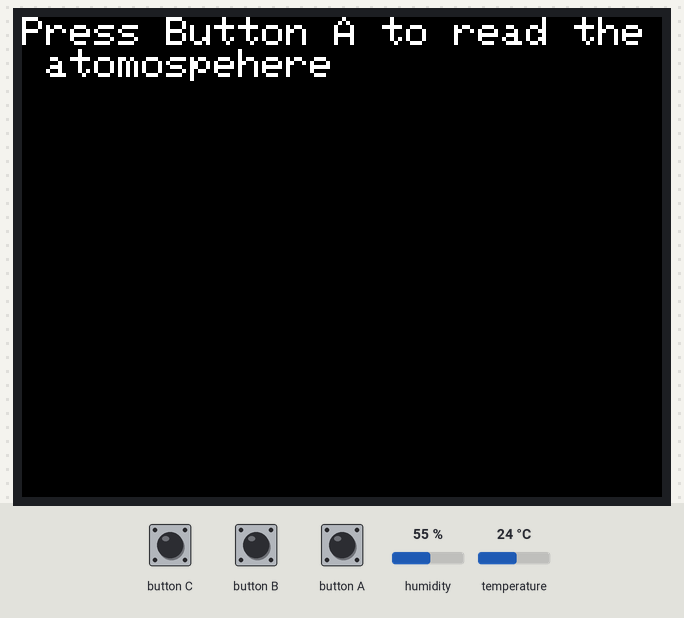
The sketch below on a simulated ESP32. Shown: 320×240 colour display. Inputs (shaded band) come from the test bench; at power-on: humidity 55 %, temperature 24 °C.

Above: at 1.3 s.
1.4 s: button A pressed for 0.15 s
At 2.4 s:
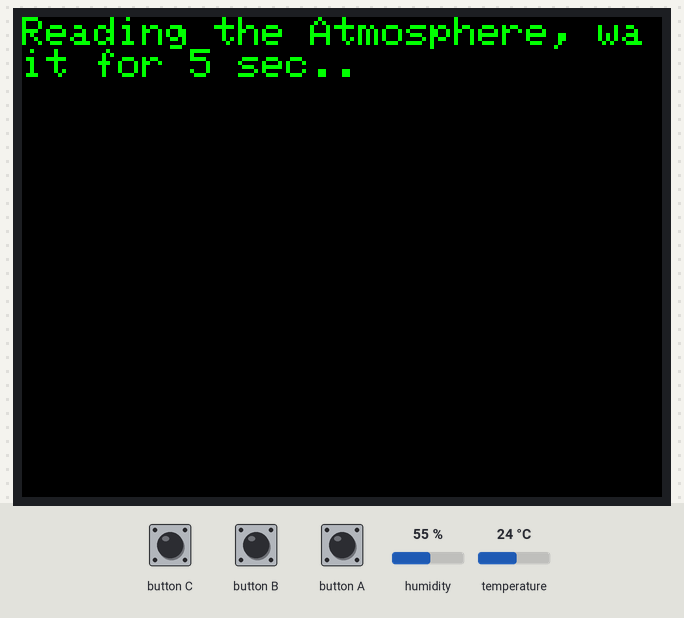
4.5 s: button A pressed for 3.2 s
9.2 s: humidity set to 22 %
12.2 s: temperature set to 12 °C
At 13.3 s:
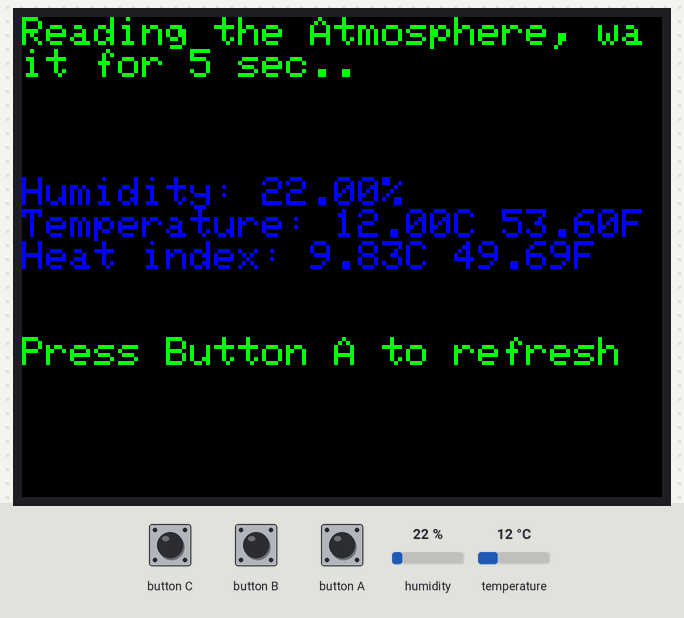
14.2 s: button A pressed for 1 s
At 15.8 s:
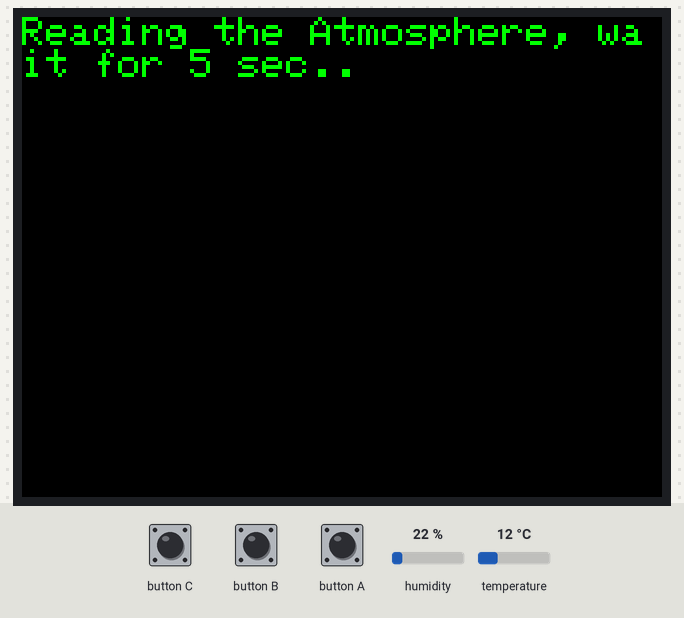
18.2 s: humidity set to 40 %
At 21.4 s:
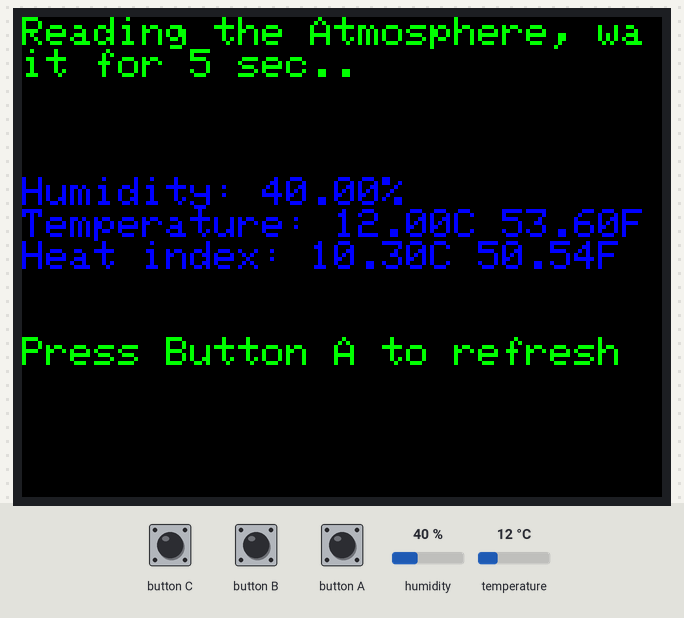
Timing chart, 0 to 22.2 s (numbered marks = the images above; inputs shaded):
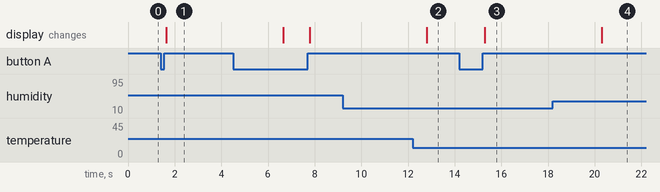

Measured:
- after the input at 1.4 s, the display: changes after 0.23 s (image 1)
- after the input at 9.2 s, every drawn part: stays the same
- after the input at 12.2 s, the display: changes after 0.60 s (image 2)
- after the input at 14.2 s, the display: changes after 1.1 s (image 3)
- after the input at 18.2 s, the display: changes after 2.1 s (image 4)

The sketch:

DHT22_SPA.ino
```cpp
// Example testing sketch for various DHT humidity/temperature sensors written by ladyada
// REQUIRES the following Arduino libraries:
// - DHT Sensor Library: https://github.com/adafruit/DHT-sensor-library
// - Adafruit Unified Sensor Lib: https://github.com/adafruit/Adafruit_Sensor

#include "DHT.h"
#include <M5Stack.h>

#define DHTPIN 5    // Digital pin connected to the DHT sensor
// Feather HUZZAH ESP8266 note: use pins 3, 4, 5, 12, 13 or 14 --
// Pin 15 can work but DHT must be disconnected during program upload.

// Uncomment whatever type you're using!
//#define DHTTYPE DHT11   // DHT 11
#define DHTTYPE DHT22   // DHT 22  (AM2302), AM2321
//#define DHTTYPE DHT21   // DHT 21 (AM2301)

// Connect pin 1 (on the left) of the sensor to +5V
// NOTE: If using a board with 3.3V logic like an Arduino Due connect pin 1
// to 3.3V instead of 5V!
// Connect pin 2 of the sensor to whatever your DHTPIN is
// Connect pin 4 (on the right) of the sensor to GROUND
// Connect a 10K resistor from pin 2 (data) to pin 1 (power) of the sensor

// Initialize DHT sensor.
// Note that older versions of this library took an optional third parameter to
// tweak the timings for faster processors.  This parameter is no longer needed
// as the current DHT reading algorithm adjusts itself to work on faster procs.
DHT dht(DHTPIN, DHTTYPE);

void setup() {
  M5.begin(); //Init M5Stack(Initial I2C is also included).  初始化M5Stack(初始化I2C也包含在内)
  M5.Power.begin(); //Init power
  Serial.begin(9600);

  dht.begin();

  M5.Lcd.setTextSize(2.5);
  M5.Lcd.setCursor(0, 0);
  M5.Lcd.println("Press Button A to read the atomospehere");
}

void loop() {
  // Wait a few seconds between measurements.
  if(M5.BtnA.wasReleased())
  {
  M5.Lcd.fillScreen( BLACK );
  M5.Lcd.setCursor(0, 0);
  M5.Lcd.setTextColor( GREEN );
  M5.Lcd.println("Reading the Atmosphere, wait for 5 sec..");
  delay(5000);

  // Reading temperature or humidity takes about 250 milliseconds!
  // Sensor readings may also be up to 2 seconds 'old' (its a very slow sensor)
  float h = dht.readHumidity();
  // Read temperature as Celsius (the default)
  float t = dht.readTemperature();
  // Read temperature as Fahrenheit (isFahrenheit = true)
  float f = dht.readTemperature(true);

  // Check if any reads failed and exit early (to try again).
  if (isnan(h) || isnan(t) || isnan(f)) {
    M5.Lcd.setTextColor(  RED );
    M5.Lcd.println(F("Failed to read from DHT sensor!"));
    return;
  }

  M5.Lcd.setTextColor( BLUE );

  // Compute heat index in Fahrenheit (the default)
  float hif = dht.computeHeatIndex(f, h);
  // Compute heat index in Celsius (isFahreheit = false)
  float hic = dht.computeHeatIndex(t, h, false);

  M5.Lcd.println();
  M5.Lcd.println();
  M5.Lcd.println();

  M5.Lcd.print(F("Humidity: "));
  M5.Lcd.print(h);
  M5.Lcd.print(F("%"));
  M5.Lcd.println();
  M5.Lcd.print(F("Temperature: "));
  M5.Lcd.print(t);
  M5.Lcd.print(F("C "));
  M5.Lcd.print(f);
  M5.Lcd.print(F("F"));
  M5.Lcd.println();
  M5.Lcd.print(F("Heat index: "));
  M5.Lcd.print(hic);
  M5.Lcd.print(F("C "));
  M5.Lcd.print(hif);
  M5.Lcd.print(F("F"));
  M5.Lcd.setTextColor( GREEN );

  M5.Lcd.println();
  M5.Lcd.println();
  M5.Lcd.println();
  M5.Lcd.print("Press Button A to refresh");
  }
  M5.update();
}
```
